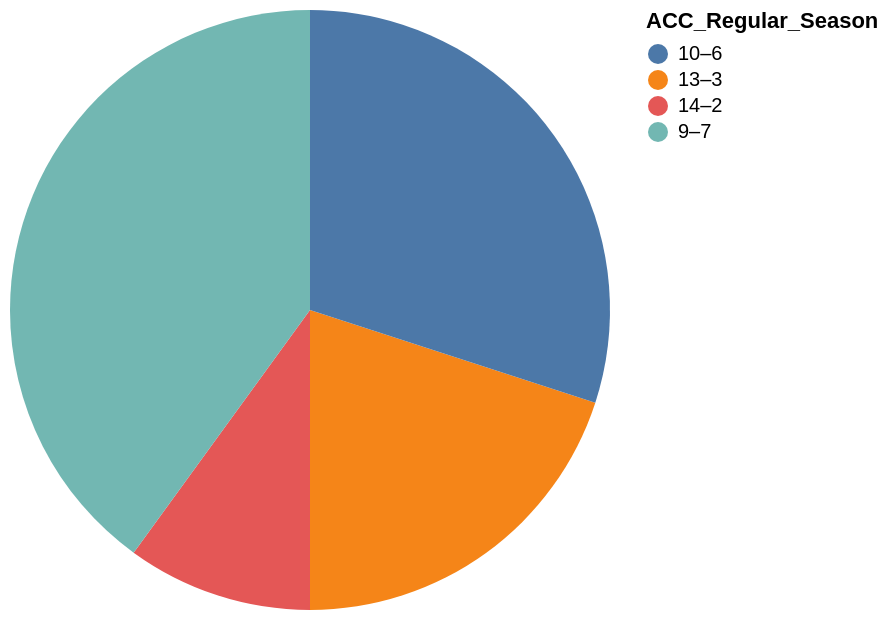

Here is the Vega-Lite specification saved for this chart:
### Vega-Lite specification from a JSON file in a GitHub repository (floating-point values rounded to 4 significant figures)
{"data": {"values": [{"x_data": "14–2", "y_data": 1}, {"x_data": "13–3", "y_data": 2}, {"x_data": "10–6", "y_data": 3}, {"x_data": "9–7", "y_data": 4}]}, "mark": "arc", "encoding": {"theta": {"field": "y_data", "type": "quantitative", "title": "Team_ID"}, "color": {"field": "x_data", "type": "nominal", "title": "ACC_Regular_Season"}}}
